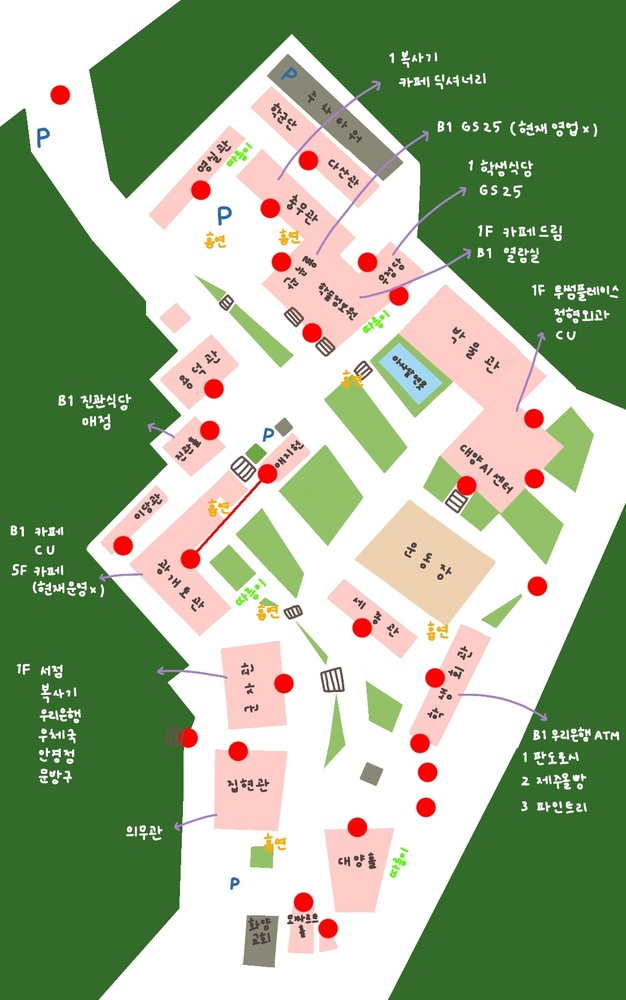
#> input picture show_img/show_image1.jpg, 626 x 1000 px, shrunk from 1071 x 1711 before the run, given in place of only_purple_map.png, which was not available; the run also reads 1 picture not shown here
$ jupyter execute --allow-errors 2021_hackathon.ipynb   (shell and % lines are left out)
#> lines starting #> are read from the running program, lines starting #| are printed output that depends on the picture; after the words box and inside, x2 and y2 are one past the last pixel; in counts of white or black regions, pixels touching at a corner belong together; pictures that were not available may be replaced by others from this repository, and a replacement may not be noted
[cell 1]
from google.colab import drive
drive.mount('/content/gdrive/')

[cell 2]
import cv2
from google.colab.patches import cv_imshow

src = cv2.imread("/content/gdrive/MyDrive/AI-SW-HACK/only_purple_map.png") #원본 이미지
#> src is the input picture: shape (1000, 626, 3); mean B, G, R 140, 173.4, 156
#cv_imshow(src)
dst = src.copy()
gray = cv2.cvtColor(src, cv2.COLOR_BGR2GRAY)
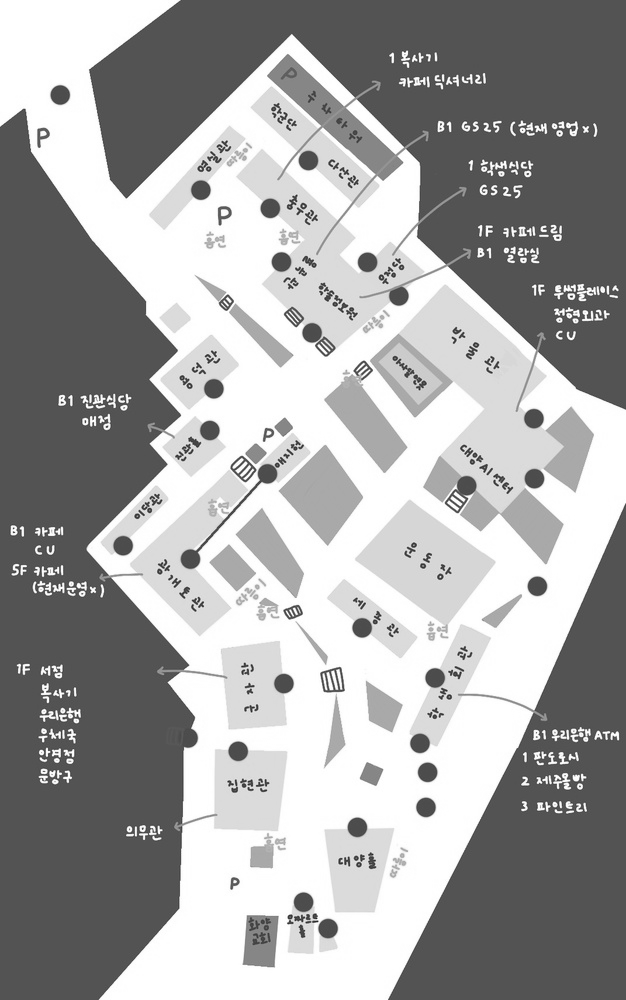
#> gray: shape (1000, 626); min 36, max 255, mean 164.5

ret, binary = cv2.threshold(gray, 127, 255, cv2.THRESH_BINARY)
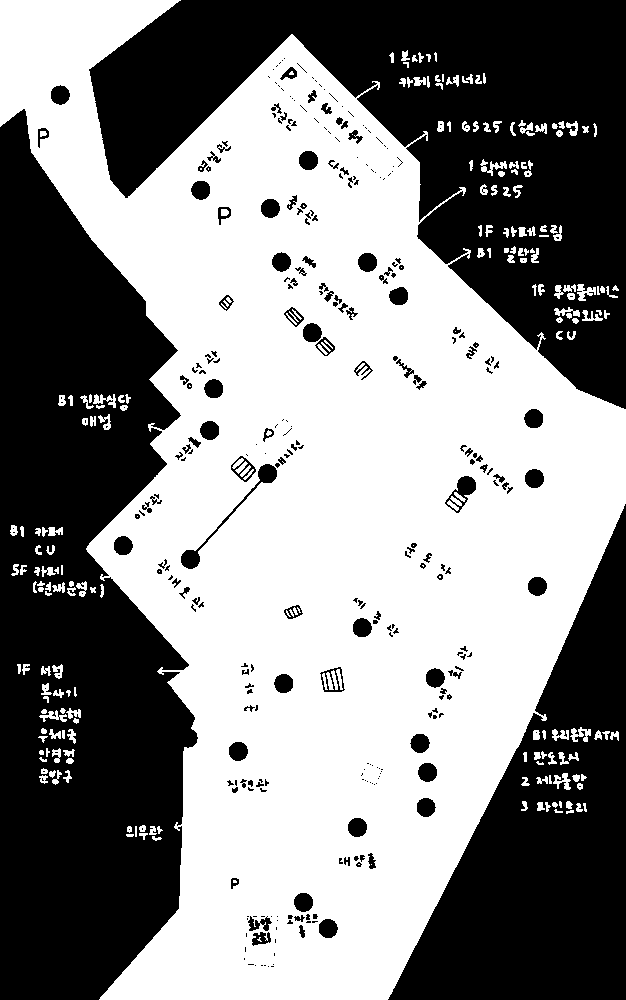
#> binary: shape (1000, 626); 53.8% white; 329 black regions (202 under 20 px), largest, box (x1, y1, x2, y2) and area: (0, 109, 198, 1000) 120258, (89, 0, 626, 409) 98933, (388, 504, 626, 1000) 55341
binary = cv2.bitwise_not(binary)
#> binary: shape (1000, 626); 46.2% white; 329 white regions (202 under 20 px)

contours, hierarchy = cv2.findContours(binary, cv2.RETR_CCOMP, cv2.CHAIN_APPROX_NONE)
#> contours = 610 contours, 292 with area under 20; largest, box (x1, y1, x2, y2) and area: (0, 109, 198, 1000) 122645, (89, 0, 626, 409) 101826, (388, 504, 626, 1000) 56228, (181, 464, 277, 569) 669, (445, 476, 476, 513) 550

for i in range(len(contours)):
    cv2.drawContours(dst, [contours[i]], 0, (0, 0, 0), 2)
    #cv2.putText(dst, str(i), tuple(contours[i][0][0]), cv2.FONT_HERSHEY_COMPLEX, 0.8, (0, 0, 0), 2)
    print(i, hierarchy[0][i])
#> this loop made 610 passes
#| 0 [ 1 -1 -1 -1]
#| 1 [ 2  0 -1 -1]
#| 2 [ 3  1 -1 -1]
#| 3 [ 4  2 -1 -1]
#| 4 [ 5  3 -1 -1]
#| 5 [ 6  4 -1 -1]
#| 6 [ 7  5 -1 -1]
#| 7 [ 8  6 -1 -1]
#> (further printed lines are left out)
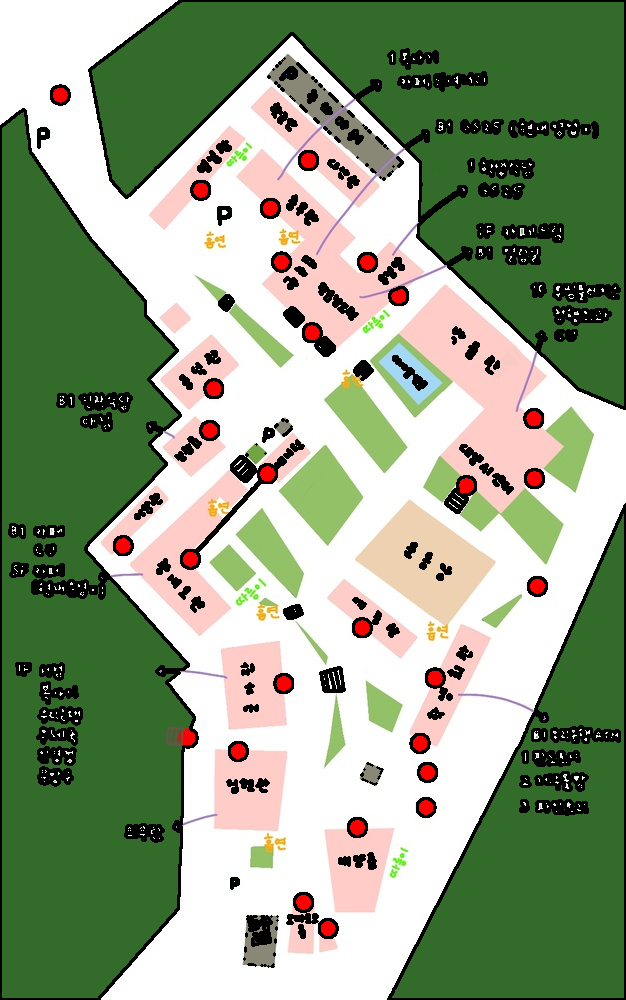
#> dst: shape (1000, 626, 3); 9.1% of pixels changed, all inside (x1, y1, x2, y2) = (0, 0, 626, 1000)

    #cv2.waitKey(0)

cv_imshow(dst)


import cv2
from google.colab.patches import cv_imshow

src2 = cv2.imread("/content/gdrive/MyDrive/AI-SW-HACK/purple_map3.png") #원본 이미지
#cv_imshow(src2)
dst2 = src2.copy()
gray2 = cv2.cvtColor(src2, cv2.COLOR_BGR2GRAY)

circles = cv2.HoughCircles(gray2, cv2.HOUGH_GRADIENT, 1, 10, param1 = 50, param2 = 21, minRadius = 13, maxRadius = 17)
#> circles = None
circles2 = cv2.HoughCircles(gray2, cv2.HOUGH_GRADIENT, 1, 5, param1 = 25, param2 = 10, minRadius = 7, maxRadius = 10)
#> circles2 = 36 rows, first 8: [434.5, 677.5, 9.4], [200.5, 189.5, 9.4], [213.5, 388.5, 9.4], [311.5, 332.5, 9.4], [361.5, 627.5, 9.4], [59.5, 94.5, 9.4], [122.5, 545.5, 9.4], [533.5, 418.5, 9.4]
#> (the rest of this cell did not finish here and is left out)

[cell 3]
for i in range(len(contours)):
    cv2.drawContours(dst2, [contours[i]], 0, (0, 0, 0), 2)
    cv2.putText(dst2, str(i), tuple(contours[i][0][0]), cv2.FONT_HERSHEY_COMPLEX, 0.8, (0, 0, 0), 2)
    print(i, hierarchy[0][i])
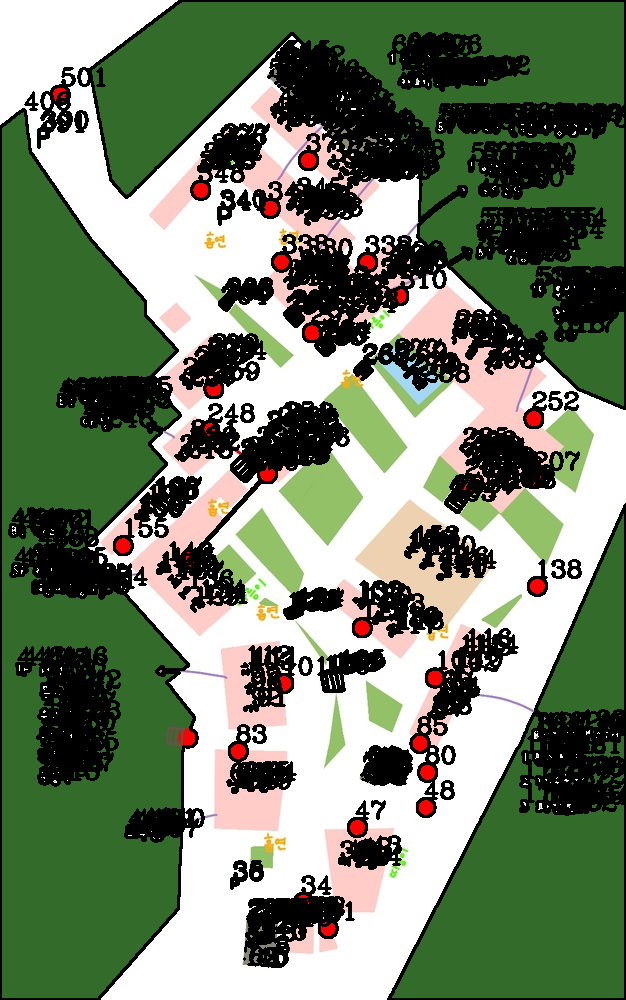
#> dst2: shape (1000, 626, 3); mean B, G, R 104.7, 130.7, 115

    #cv2.waitKey(0)

cv_imshow(dst2)
Look = dst2.copy()

[cell 4]
all_circle = []

#> (the rest of this cell did not finish here and is left out)

[cell 5]
############## 지금까지 구한 리스트 정보 정리 ##############

#circles --> 건물 노드 좌표
#circles2 --> 도로 노드 좌표

#circles[0][i][0] : i번째 건물 노드의 중심의 x좌표
#circles[0][i][1] : i번째 건물 노드의 중심의 y좌표

#all_circle --> 모든 노드(건물+도로) 좌표
#all_circle[i][0] : i번째 노드의 중심의 x좌표
#all_circle[i][1] : i번째 노드의 중심의 y좌표

#len(contours) : 외곽선의 갯수
#contours[i] : i번째 도형의 외곽선
#contours[i][j][0][0] : i번째 도형의 외곽선의 점들 중 j번째 점의 x좌표
#contours[i][j][0][1] : i번째 도형의 외곽선의 점들 중 j번째 점의 y좌표

#> (a cell that did not finish here is left out)

[cell 7]
import math

# 두 점 사이의 거리 구하는 함수
def distance(x1, y1, x2, y2):
    result = math.sqrt( math.pow(x1 - x2, 2) + math.pow(y1 - y2, 2))
    return result

[cell 8]
#original 출발점, connected 도착점 weight 사이 거리값

original = []
connected = []
weight = []

[cell 9]
for i in range(len(all_circle)):
  for j in range(i+1,len(all_circle)):
    dst3 = src.copy()
    dst3 = cv2.line(dst3, (all_circle[i][0],all_circle[i][1]), (all_circle[j][0],all_circle[j][1]), (255,255,255), 8, 8, 0)
    gray3 = cv2.cvtColor(dst3, cv2.COLOR_BGR2GRAY)
    ret3, binary3 = cv2.threshold(gray3, 127, 255, cv2.THRESH_BINARY)
    binary3 = cv2.bitwise_not(binary3)
    contours3, hierarchy3 = cv2.findContours(binary3, cv2.RETR_CCOMP, cv2.CHAIN_APPROX_NONE)
    if(len(contours3)>len(contours)):
      continue
    else:
      dst2 = cv2.line(dst2, (all_circle[i][0],all_circle[i][1]), (all_circle[j][0],all_circle[j][1]), (255,255,255), 1, 8, 0)
      # csv를 만들기 위한 리스트 구현
      ori = int(i)
      con = int(j)
      wei = distance(all_circle[i][0],all_circle[i][1],all_circle[j][0],all_circle[j][1])
      original.append(ori)
      connected.append(con)
      weight.append(wei)
#> after the loop, connected = []; original = []; weight = []

cv_imshow(dst2)

[cell 10]
#추출한 선 정보 리스트 3개 --> pd --> csv

# list --> pdf(pandas frame)
import pandas as pd

tmp_pdf = {
    'original':original,
    'connected':connected,
    'weight':weight
}
#> tmp_pdf = {'original': [], 'connected': [], 'weight': []}

pdf = pd.DataFrame(tmp_pdf)
#> pdf = table of 0 rows and 3 columns

print(pdf)

# pdf --> csv
# 구글 드라이브 내 AI-SW-HACK 폴더에 gragh라는 이름으로 csv 저장
#> (the rest of this cell did not finish here and is left out)

[cell 11]
%cd /content/gdrive/My\ Drive/AI-SW-HACK/python

[cell 12]
from get_dict import get_dict
from get_R_Q import initial_R
from get_R_Q import initial_Q
from get_result import get_result

import pandas as pd
import time

#> (the rest of this cell did not finish here and is left out)

#> (a cell that did not finish here is left out)

[cell 14]
SHOW = Look.copy()

[cell 15]
path = '/content/gdrive/MyDrive/AI-SW-HACK/Show_image/show_image0.jpg'
cv2.imwrite(path,SHOW)

#> (the rest of this cell did not finish here and is left out)

[cell 16]
import glob

img_array = []
for filename in glob.glob('/content/gdrive/MyDrive/AI-SW-HACK/Show_image/*.jpg'):
    img = cv2.imread(filename)
    height, width, layers = img.shape
#> height = 1000; width = 626; layers = 3
    size = (width,height)
#> size = (626, 1000)
    img_array.append(img)


out = cv2.VideoWriter('/content/gdrive/MyDrive/AI-SW-HACK/Show_video/show_video.avi',cv2.VideoWriter_fourcc(*'DIVX'), 1, size)

for i in range(len(img_array)):
    out.write(img_array[i])
#> this loop made 1 pass
out.release()
